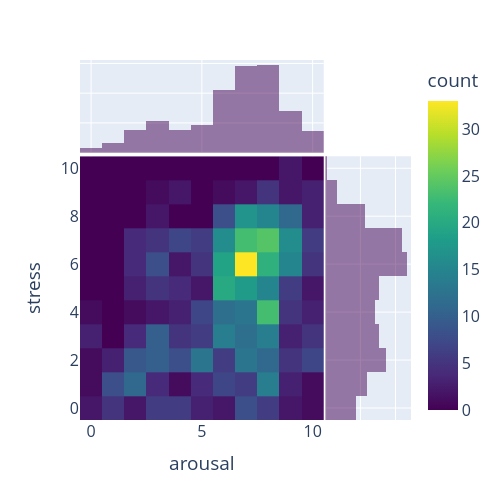

Notebook code for this chart:
### Code cell
fig = px.density_heatmap(labels_t, 
                       labels_t.arousal, 
                       labels_t.stress, 
                       color_continuous_scale=px.colors.sequential.Viridis,
                       marginal_x="histogram", 
                       marginal_y="histogram",
                       width=500, height=500
                      )
fig.update_layout(font=dict(size=16))

### Figure 1 — Plotly figure (JSON) as saved in the notebook; plotly's stock layout.template omitted (floating-point values rounded to 4 significant figures; data arrays with more than 128 entries replaced by an {"elided": "..."} marker saying what was removed)
{"data": [{"coloraxis": "coloraxis", "hovertemplate": "arousal=%{x}<br>stress=%{y}<br>count=%{z}<extra></extra>", "name": "", "type": "histogram2d", "x": {"elided": "715 int values"}, "xaxis": "x", "xbingroup": "x", "y": {"elided": "715 int values"}, "yaxis": "y", "ybingroup": "y"}, {"alignmentgroup": "True", "bingroup": "x", "hovertemplate": "arousal=%{x}<br>count=%{y}<extra></extra>", "legendgroup": "", "marker": {"color": "#440154"}, "name": "", "offsetgroup": "", "opacity": 0.5, "showlegend": false, "type": "histogram", "x": {"elided": "715 int values"}, "xaxis": "x3", "yaxis": "y3"}, {"alignmentgroup": "True", "bingroup": "y", "hovertemplate": "stress=%{y}<br>count=%{x}<extra></extra>", "legendgroup": "", "marker": {"color": "#440154"}, "name": "", "offsetgroup": "", "opacity": 0.5, "showlegend": false, "type": "histogram", "xaxis": "x2", "y": {"elided": "715 int values"}, "yaxis": "y2"}], "layout": {"barmode": "overlay", "coloraxis": {"colorbar": {"title": {"text": "count"}}, "colorscale": [[0, "#440154"], [0.1111, "#482878"], [0.2222, "#3e4989"], [0.3333, "#31688e"], [0.4444, "#26828e"], [0.5556, "#1f9e89"], [0.6667, "#35b779"], [0.7778, "#6ece58"], [0.8889, "#b5de2b"], [1, "#fde725"]]}, "font": {"size": 16}, "height": 500, "legend": {"tracegroupgap": 0}, "margin": {"t": 60}, "width": 500, "xaxis": {"anchor": "y", "domain": [0, 0.7363], "title": {"text": "arousal"}}, "xaxis2": {"anchor": "y2", "domain": [0.7413, 1], "matches": "x2", "showgrid": true, "showline": false, "showticklabels": false, "ticks": ""}, "xaxis3": {"anchor": "y3", "domain": [0, 0.7363], "matches": "x", "showgrid": true, "showticklabels": false}, "xaxis4": {"anchor": "y4", "domain": [0.7413, 1], "matches": "x2", "showgrid": true, "showline": false, "showticklabels": false, "ticks": ""}, "yaxis": {"anchor": "x", "domain": [0, 0.7326], "title": {"text": "stress"}}, "yaxis2": {"anchor": "x2", "domain": [0, 0.7326], "matches": "y", "showgrid": true, "showticklabels": false}, "yaxis3": {"anchor": "x3", "domain": [0.7426, 1], "matches": "y3", "showgrid": true, "showline": false, "showticklabels": false, "ticks": ""}, "yaxis4": {"anchor": "x4", "domain": [0.7426, 1], "matches": "y3", "showgrid": true, "showline": false, "showticklabels": false, "ticks": ""}}}
